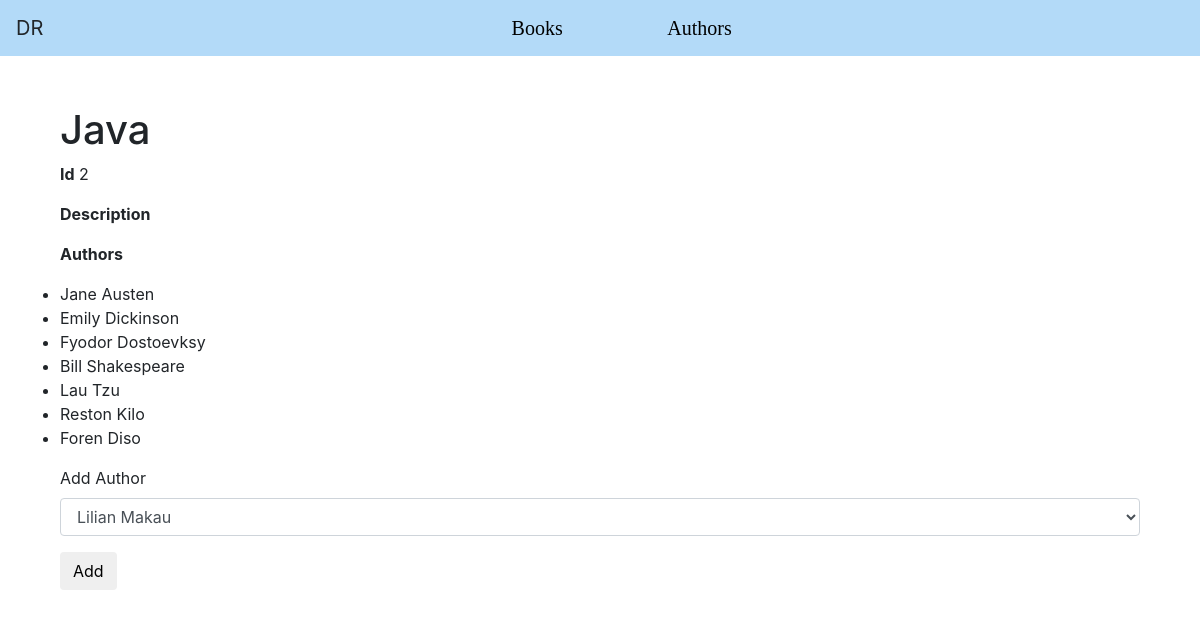
/view_book/2, run on the app's committed database.
### books_authors/models.py (models this page shows)
class Book(models.Model):
    title= models.CharField(max_length=255)
    desc= models.TextField()
    created_at= models.DateTimeField(auto_now_add=True)
    updated_at= models.DateTimeField(auto_now=True)

class Author(models.Model):
    first_name= models.CharField(max_length=255)
    last_name= models.CharField(max_length=255)
    notes= models.TextField()
    books = models.ManyToManyField(Book, related_name = 'authors')
    created_at= models.DateTimeField(auto_now_add=True)
    updated_at= models.DateTimeField(auto_now=True)

### books_authors/views.py (the view)
# urls.py: path('view_book/<int:book_id>', views.view_book),
def view_book(request, book_id):
    book = Book.objects.get(id= book_id)
    context = {
        "book": book,
        "authors": Author.objects.exclude(books__id= book_id)
    }
    return render(request, "book.html", context)

### books_authors/templates/book.html (shortened to what this page needs)
<!DOCTYPE html>
<html lang="en">
    <head>
        <link rel="stylesheet" href="https://maxcdn.bootstrapcdn.com/bootstrap/4.0.0/css/bootstrap.min.css">
        {% load static %}
        <link rel="stylesheet" href="{% static 'styles.css' %}">
        {% load static %}
    </head>
    <body>
        <nav class="navbar navbar-expand-md navbar-light">
            <a class= "navbar-brand">DR</a>
            <ul class="navbar-nav">
                <li class="active" id="active">
                    <a href="/books">Books</a>
                    <a href="/authors">Authors</a>
                </li>
            </ul>
        </nav>
        <div class="container">
            <h1>{{ book.title }}</h1>
            <p><b>Id</b> {{ book.id }}</p>
            <p><b>Description</b> {{ book.desc }}</p>
            <p><strong>Authors</strong></p>
            <ul>
                {% for author in book.authors.all %}
                <li>{{ author.first_name }} {{ author.last_name }} </li>
                {% endfor %}
            </ul>
            {% if authors %}
            <form action="/add_book_author/{{ book.id }}" method="post">
                <div class="form-group">
                    <label for="author_id">Add Author</label>
                    <select name="author_id" id="author_id" class="form-control">
                        {% for author in authors %}
                        <option value="{{ author.id }}">{{ author.first_name }} {{ author.last_name }}</option>
                        {% endfor %}
                    </select>
                </div>
                <button class="btn btn-default">Add</button>
            </form>
            {% endif %}
        </div>
    </body>
</html>

### books_authors/static/styles.css (style rules this page uses)
* { margin:0; padding:0; }
.navbar-light { background-color: #b3daf8; }
.navbar .navbar-nav { padding: 0; margin:auto; display: flex; justify-content: space-between; list-style-type: none; }
.navbar .navbar-nav li a { padding: 50px; font-family: cursive; color: black; font-size: 20px; text-decoration: none; }
#active { background-color:none; }
.container { padding:30px; margin-top: 20px; }

### data on the page
Book: title "Java", id "2"
Author: first_name "Jane", last_name "Austen"
Author: first_name "Emily", last_name "Dickinson"
Author: first_name "Fyodor", last_name "Dostoevksy"
Author: first_name "Bill", last_name "Shakespeare"
Author: first_name "Lau", last_name "Tzu"
Author: first_name "Reston", last_name "Kilo"
Author: first_name "Foren", last_name "Diso"

### other printed values
form field author_id "Lilian Makau"
